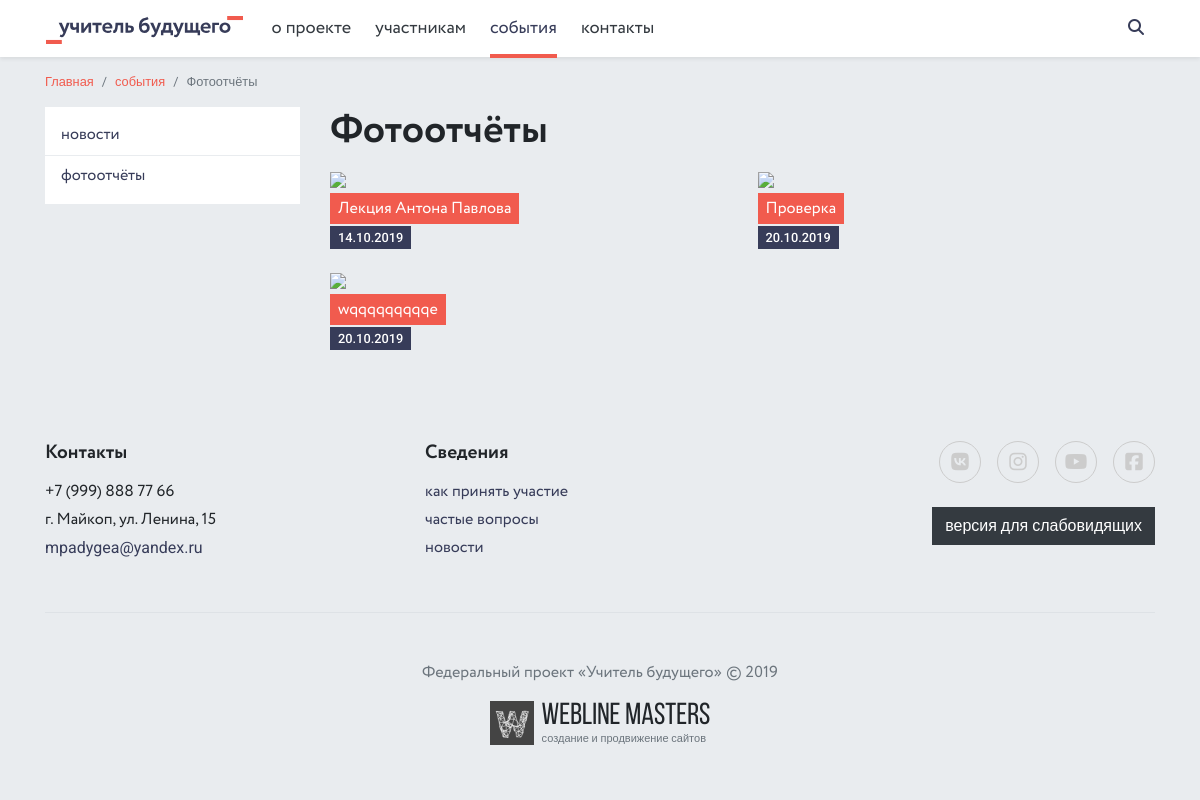
Page /gallery/ on the committed database.
### pages/models.py (models this page shows, shortened)
class Page(MPTTModel, SEO, Order):
    ACTION_CHOICES = (
        ('pages', 'Информативная страница'),
        ('home', 'Главная страница'),
        ('albums', 'Фотоотчёты'),
        ('employees', 'Руководство'),
        ('documents', 'Документы'),
        ('news', 'Новости'),
        ('contacts', 'Контакты'),
    )
    title = models.CharField(max_length=250, verbose_name='Название страницы', unique=True)
    body1 = models.TextField(verbose_name='Текст страницы #1', null=True, blank=True)
    body2 = models.TextField(verbose_name='Текст страницы #2', null=True, blank=True)
    body3 = models.TextField(verbose_name='Текст страницы #3', null=True, blank=True)
    is_active = models.BooleanField(default=True, verbose_name='Показывать в меню')
    action = models.CharField(max_length=32, choices=ACTION_CHOICES, verbose_name='Название модуля')
    parent = TreeForeignKey('self', on_delete=models.SET_NULL, related_name='children',
                            verbose_name='Родительская страница', blank=True, null=True)
    slug = models.SlugField(max_length=250, verbose_name='Slug', unique=True)
    in_footer = models.BooleanField(default=False, verbose_name='Показывать в футере')
    @property
    def subpages(self):
        return Page.objects.filter(parent=self, is_active=True)
    @property
    def firstchild(self):
        return Page.objects.filter(parent=self, is_active=True).first()
    @property
    def subpagescount(self):
        sublist = Page.objects.filter(parent=self, is_active=True)
        return len(sublist)
    class Meta:
        verbose_name = 'Страница'
        verbose_name_plural = 'Страницы'

### albums/models.py (models this page shows, shortened)
class Album(SEO):
    title = models.CharField(max_length=250, unique=True, verbose_name='Заголовок')
    description = models.TextField(verbose_name='Описание')
    is_active = models.BooleanField(default=True, verbose_name='Показывать на сайте')
    created_date = models.DateField(default=date.today, verbose_name='Дата публикации')
    slug = models.SlugField(max_length=250, verbose_name='Slug', unique=True)
    def get_picture_url(self, filename):
        ext = filename.split('.')[-1]
        filename = '{0}.{1}'.format(self.slug, ext)
        return 'images/albums/{0}'.format(filename)
    image = models.ImageField(upload_to=get_picture_url, verbose_name='Изображение')
    image_thumbnail = ImageSpecField(source='image',
                                     processors=[ResizeToFill(398, 224)],
                                     format='JPEG',
                                     options={'quality': 90})
    image_admin = ImageSpecField(source='image',
                                 processors=[ResizeToFill(150, 150)],
                                 format='JPEG',
                                 options={'quality': 90})
    def get_absolute_url(self):
        return reverse('album', args=[self.slug])
    def image_tag(self):
        try:
            image_link = self.image_admin.url
        except:
            image_link = ''
        return mark_safe('<a href="{0}"><img src="{0}" width="150px"></a>'.format(image_link))
    image_tag.short_description = 'Предпросмотр изоражения'
    image_tag.allow_tags = True
    def image_tag_mini(self):
        try:
            image_link = self.image_admin.url
        except:
            image_link = ''
        return mark_safe('<img src="{0}" width="53px">'.format(image_link))
    image_tag_mini.short_description = 'Предпросмотр'
    image_tag_mini.allow_tags = True
    class Meta:
        verbose_name = 'Фотоотчёт'
        verbose_name_plural = 'Фотоотчёты'
        ordering = ('created_date',)

### contacts/models.py (models this page shows, shortened)
class Phone(models.Model):
    phone = models.CharField(max_length=20, verbose_name='Телефон')
    class Meta:
        verbose_name = 'Телефон'
        verbose_name_plural = 'Телефоны'

class Address(models.Model):
    address = models.CharField(max_length=250, verbose_name='Адрес')
    class Meta:
        verbose_name = 'Адрес'
        verbose_name_plural = 'Адреса'

class Email(models.Model):
    email = models.EmailField(max_length=250, verbose_name='E-mail')
    class Meta:
        verbose_name = 'E-mail'
        verbose_name_plural = 'E-mails'

class Social(models.Model):
    name = models.CharField(max_length=250, verbose_name='Название социальной сети')
    short_name = models.CharField(max_length=250, verbose_name='Короткое название')
    color = models.CharField(max_length=250, verbose_name='Цвет обрамления')
    link = models.URLField(max_length=250, verbose_name='Ссылка')
    class Meta:
        verbose_name = 'Социальная сеть'
        verbose_name_plural = 'Социальные сети'

### albums/views.py (the view)
# urls.py: path('', views.AlbumsView.as_view(), name='albums'),
class AlbumsView(View):
    def get(self, request):
        albums = Album.objects.filter(is_active=True)
        albums_page = Page.objects.filter(is_active=True, action='albums').first()
        page_number = request.GET.get('page', 1)
        is_paginated, page, next_url, prev_url = pagination(albums, page_number, 10)
        context = {
            'albums': albums,
            'albums_page': albums_page,
            'is_paginated': is_paginated,
            'page_object': page,
            'next_url': next_url,
            'prev_url': prev_url,
        }
        lo = 'lo/' if request.session.get('is_lo') else ''
        return render(request, lo + 'albums/albums.html', context)

### core/context_processors.py (called while the page is built)
def context_info(request):
    phone = Phone.objects.first()
    address = Address.objects.first()
    email = Email.objects.first()
    socials = Social.objects.all()
    main_doc_category = DocumentCategory.objects.filter(is_active=True).first()
    pages = Page.objects.filter(is_active=True).exclude(action='home')
    all_docs = DocumentCategory.objects.filter(is_active=True)
    context = {
        'phone': phone,
        'address': address,
        'email': email,
        'socials': socials,
        'main_doc_category': main_doc_category,
        'pages': pages,
        'all_docs': all_docs,
    }
    return context

### core/pagination.py (called while the page is built)
def pagination(queryset, page_number, item_per_page):
    item_per_page = item_per_page
    paginator = Paginator(queryset, item_per_page)
    page = paginator.get_page(page_number)
    is_paginated = page.has_other_pages()
    if page.has_previous():
        prev_url = '?page=%s' % page.previous_page_number()
    else:
        prev_url = ''
    if page.has_next():
        next_url = '?page=%s' % page.next_page_number()
    else:
        next_url = ''
    return is_paginated, page, next_url, prev_url

### documents/models.py (called while the page is built)
    def get_absolute_url(self):
        return reverse('document_category', args=[self.slug])

### templates/albums/albums.html (shortened to what this page needs)
{% extends 'base.html' %}
{% block content %}
<main role="main">
    <div class="container">
       <div class="d-flex flex-column flex-md-row justify-content-between align-items-md-center mb-3 mb-md-0">
            <ol class="breadcrumb small">
                <li class="breadcrumb-item"><a href="{% url 'index' %}">Главная</a></li>
                {% with page=albums_page.parent %}
                    <li class="breadcrumb-item"><a href="{% include '__breadcrumb.html' %}">{{ page.title }}</a></li>
                {% endwith %}
                <li class="breadcrumb-item active">Фотоотчёты</li>
            </ol>
        </div>
        <div class="row">
            <div class="col-lg-3">
                <div class="bg-white py-2 d-none d-lg-block">
                    <ul class="list-unstyled side-menu m-0">
                        {% for page in albums_page.parent.subpages %}
                            {% include '__left_menu.html' %}
                        {% endfor %}
                    </ul>
                </div>
            </div>
            <div class="col-lg-9">
                <h1 class="mt-0">Фотоотчёты</h1>
                <div class="row">
                    {% for album in page_object.object_list %}
                    <div class="col-md-6">
                        <div class="gallery-item mb-4">
                            <div class="px-2">
                                <a href="{{ album.get_absolute_url }}" title="" class="stretched-link font-2 text-white bg-primary d-inline py-1">{{ album.title }}</a>
                                <span class="bg-secondary p-1 px-2 small text-white font-weight-bold ml-n2">{{ album.created_date|date:"d.m.Y" }}</span>
                            </div>
                        </div>
                    </div>
                    {% endfor %}
                </div>
            </div>
        </div>
    </div>
</main>
{% endblock content %}

### templates/__header.html (shortened to what this page needs)
{% load static %}
<nav class="navbar navbar-expand-lg navbar-light bg-white fixed-top shadow-sm">
    <div class="container px-sm-3 position-relative">
        <a class="navbar-brand" href="{% url 'index' %}">
            <img src="{% static 'images/logo-wide.svg' %}" alt="" class="navbar-logo">
        </a>
        <div class="collapse navbar-collapse font-2">
            <ul class="navbar-nav mr-auto">
                {% for page in pages %}
                    {% if not page.parent %}
                        {% if page.subpagescount > 0 %}
                        <li class="nav-item dropdown">
                            <a class="nav-link dropdown-toggle
                            {% for item in page.subpages %}
                                {% if item.slug in request.path %}active{% endif %}
                            {% endfor %}
                            " href="
                                {% if page.firstchild.action == 'pages' %}
                                    /pages/{{ page.firstchild.slug }}/
                                {% elif page.firstchild.action == 'news' %}
                                    /news/
                                {% elif page.firstchild.action == 'albums' %}
                                    /gallery/
                                {% elif page.firstchild.action == 'documents' %}
                                    {{ main_doc_category.get_absolute_url }}
                                {% elif page.firstchild.action == 'employees' %}
                                    /leadership/
                                {% endif %}
                            " role="button" aria-haspopup="true" aria-expanded="false">
                                {{ page.title }}
                            </a>
                        </li>
                        {% else %}
                        <li class="nav-item">
                            {% if page.action == 'contacts' %}
                            <a class="nav-link {% if 'contacts' in request.path %}active{% endif %}" href="/contacts/">{{ page.title }}</a>
                            {% else %}
                            <a class="nav-link {% if page.slug in request.path %}active{% endif %}" href="/pages/{{ page.slug }}/">{{ page.title }}</a>
                            {% endif %}
                        </li>
                        {% endif %}
                    {% endif %}
                {% endfor %}
            </ul>
        </div>
        <form class="search" action="{% url 'search' %}">
            <div class="search-wrapper">
                <input type="text" name="query" placeholder="найти..." class="search-field">
            </div>
        </form>
    </div>
</nav>

### templates/__left_menu.html
{% if page.action == 'pages' %}
<li class="border-bottom font-2"><a href="/pages/{{ page.slug }}/" class="text-secondary py-2 px-3 d-block ">{{ page.title }}</a></li>
{% elif page.action == 'news' %}
<li class="border-bottom font-2"><a href="{% url 'news' %}" class="text-secondary py-2 px-3 d-block">{{ page.title }}</a></li>
{% elif page.action == 'albums' %}
<li class="border-bottom font-2"><a href="{% url 'albums' %}" class="text-secondary py-2 px-3 d-block">{{ page.title }}</a></li>
{% elif page.action == 'documents' %}
<li class="border-bottom font-2 sub"><a href="{{ main_doc_category.get_absolute_url }}" class="text-secondary py-2 px-3 d-block">{{ page.title }}<i class="fas fa-angle-down"></i></a></li>
{% elif page.action == 'employees' %}
<li class="border-bottom font-2"><a href="{% url 'employees' %}" class="text-secondary py-2 px-3 d-block">{{ page.title }}</a></li>
{% endif %}

### templates/__footer.html
{% load static %}
<footer class="footer bg-light py-5">
    <div class="container">
        <div class="row">
            <div class="col-lg-4 col-md-6 col-sm-6 mb-4">
                <h2 class="h5 mt-0">Контакты</h2>
                <p class="font-2 mb-1">{{ phone.phone }}</p>
                <p class="font-2 mb-1">{{ address.address }}</p>
                <p><a href="mailto:{{ email.email }}" class="text-secondary">{{ email.email }}</a></p>
            </div>
            <div class="col-lg-4 col-md-6 col-sm-6 mb-4 text-md-right text-lg-left">
                <h2 class="h5 mt-0">Сведения</h2>
                {% for page in pages %}
                    {% if page.parent and page.in_footer %}
                    <a href="
                    {% if page.action == 'pages' %}
                        /pages/{{ page.slug }}/
                    {% elif page.action == 'news' %}
                        /news/
                    {% elif page.action == 'albums' %}
                        /gallery/
                    {% elif page.action == 'documents' %}
                        {{ main_doc_category.get_absolute_url }}
                    {% elif page.action == 'employees' %}
                        /leadership/
                    {% endif %}
                    " class="d-block font-2 mb-1 text-secondary">{{ page.title }}</a>
                    {% endif %}
                {% endfor %}
            </div>
            <div class="col-lg-4 text-lg-right text-sm-center mb-4 mb-sm-5">
                <div class="socials socials-big d-block pb-4">
                    {% for item in socials %}
                    <a href="{{ item.link }}" target="_blank" title="" style="color: {{ item.color }}; border-color: {{ item.color }};"><i class="fab fa-{{ item.short_name }}"></i></a>
                    {% endfor %}
                </div>
                <a class="btn btn-dark" href="{% url 'change_view' %}" role="button">версия для слабовидящих</a>
            </div>
        </div>
        <div class="text-sm-center text-muted font-2 mb-3 pt-4 pt-sm-5 border-top">Федеральный проект «Учитель будущего» © 2019</div>
        <div class="text-sm-center">
            <div class="position-relative d-inline-flex justify-content-center align-items-center devlogo">
                <img src="{% static 'images/devlogo.svg' %}" alt="Webline Masters">
                <div class="ml-2 d-flex align-items-start flex-column">
                    <span>Webline Masters</span>
                    <a href="http://wlms.info" target="_blank" class="stretched-link text-muted" title="Webline Masters">создание и продвижение сайтов</a>
                </div>
            </div>
        </div>
    </div>
</footer>

### rows in the picture
Page: title "о проекте"
Page: title "участникам"
Page: title "события"
Page: title "контакты"
Page: title "новости"
Page: title "фотоотчёты"
Album: title "Лекция Антона Павлова"
Album: title "Проверка"
Album: title "wqqqqqqqqqe"
Phone: phone "+7 (999) 888 77 66"
Address: address "г. Майкоп, ул. Ленина, 15"
Email: email "mpadygea@yandex.ru"
Page: title "как принять участие"
Page: title "частые вопросы"
